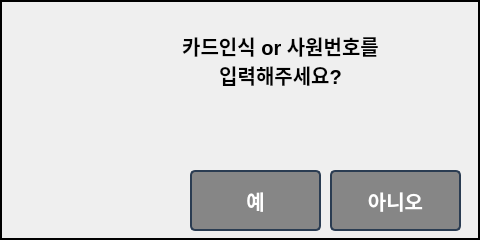
<?xml version="1.0" encoding="UTF-8"?>
<ui version="4.0">
 <class>dialog</class>
 <widget class="QDialog" name="dialog">
  <property name="geometry">
   <rect>
    <x>0</x>
    <y>0</y>
    <width>480</width>
    <height>240</height>
   </rect>
  </property>
  <property name="windowTitle">
   <string notr="true">Dialog</string>
  </property>
  <property name="styleSheet">
   <string notr="true">QDialog {
border: 2px solid rgb(0, 0, 0);
}

QPushButton {
 color: #fff;
font: bold;
 border: 2px solid rgb(42,60,82);
 border-radius:5px;
	background-color: rgb(134, 134, 134);
 }

QPushButton:checked {
 color: #000;
font: bold;
 border: 2px solid #BDBDBD;
 border-radius:5px;
	background-color: rgb(179, 179, 179);
 }</string>
  </property>
  <widget class="QPushButton" name="dialog_yes">
   <property name="geometry">
    <rect>
     <x>190</x>
     <y>170</y>
     <width>131</width>
     <height>61</height>
    </rect>
   </property>
   <property name="font">
    <font>
     <pointsize>15</pointsize>
     <weight>75</weight>
     <italic>false</italic>
     <bold>true</bold>
    </font>
   </property>
   <property name="text">
    <string>예</string>
   </property>
  </widget>
  <widget class="QLabel" name="dialog_text">
   <property name="geometry">
    <rect>
     <x>100</x>
     <y>10</y>
     <width>361</width>
     <height>101</height>
    </rect>
   </property>
   <property name="font">
    <font>
     <pointsize>15</pointsize>
     <weight>75</weight>
     <bold>true</bold>
    </font>
   </property>
   <property name="text">
    <string>카드인식 or 사원번호를
입력해주세요?</string>
   </property>
   <property name="alignment">
    <set>Qt::AlignCenter</set>
   </property>
  </widget>
  <widget class="QLabel" name="dialog_icon">
   <property name="geometry">
    <rect>
     <x>10</x>
     <y>20</y>
     <width>81</width>
     <height>81</height>
    </rect>
   </property>
   <property name="font">
    <font>
     <pointsize>15</pointsize>
    </font>
   </property>
   <property name="text">
    <string/>
   </property>
   <property name="pixmap">
    <pixmap resource="../image.qrc">:/new/prefix1/image/how.PNG</pixmap>
   </property>
   <property name="scaledContents">
    <bool>true</bool>
   </property>
   <property name="alignment">
    <set>Qt::AlignCenter</set>
   </property>
  </widget>
  <widget class="QPushButton" name="dialog_no">
   <property name="geometry">
    <rect>
     <x>330</x>
     <y>170</y>
     <width>131</width>
     <height>61</height>
    </rect>
   </property>
   <property name="font">
    <font>
     <pointsize>15</pointsize>
     <weight>75</weight>
     <italic>false</italic>
     <bold>true</bold>
    </font>
   </property>
   <property name="text">
    <string>아니오</string>
   </property>
  </widget>
  <widget class="QLabel" name="dialog_info">
   <property name="geometry">
    <rect>
     <x>10</x>
     <y>120</y>
     <width>451</width>
     <height>41</height>
    </rect>
   </property>
   <property name="font">
    <font>
     <pointsize>15</pointsize>
     <weight>50</weight>
     <bold>false</bold>
    </font>
   </property>
   <property name="text">
    <string/>
   </property>
  </widget>
 </widget>
 <resources>
  <include location="../image.qrc"/>
 </resources>
 <connections>
  <connection>
   <sender>dialog_yes</sender>
   <signal>clicked()</signal>
   <receiver>dialog</receiver>
   <slot>accept()</slot>
   <hints>
    <hint type="sourcelabel">
     <x>215</x>
     <y>150</y>
    </hint>
    <hint type="destinationlabel">
     <x>198</x>
     <y>91</y>
    </hint>
   </hints>
  </connection>
  <connection>
   <sender>dialog_no</sender>
   <signal>clicked()</signal>
   <receiver>dialog</receiver>
   <slot>reject()</slot>
   <hints>
    <hint type="sourcelabel">
     <x>335</x>
     <y>150</y>
    </hint>
    <hint type="destinationlabel">
     <x>198</x>
     <y>91</y>
    </hint>
   </hints>
  </connection>
 </connections>
</ui>
